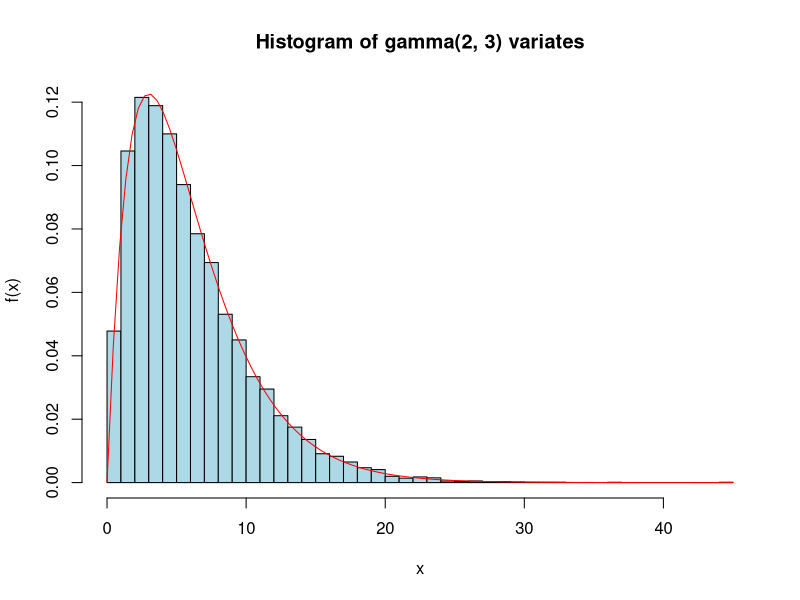

Write the R code that produced this figure.
values <- scan("gamma.txt")
pdf("gamma_hist.pdf")
hist(values, breaks = 50, probability = TRUE, col = "lightblue",
     xlab = "x", ylab = "f(x)", main = "Histogram of gamma(2, 3) variates")
curve(dgamma(x, shape = 2, scale = 3), add = TRUE, col = "red")
dev.off()